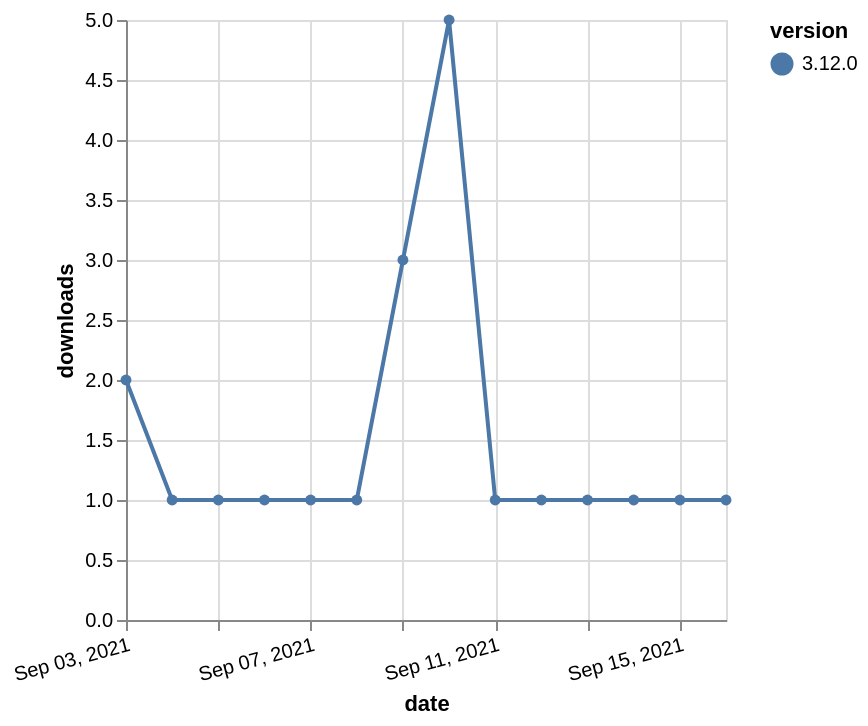

Describe this chart as a Vega-Lite specification.
### Vega-Lite specification from a JSON file in a GitHub repository (floating-point values rounded to 4 significant figures)
{"$schema": "https://vega.github.io/schema/vega-lite/v5.json", "description": "A simple bar chart with embedded data.", "data": {"values": [{"date": "2021-09-03", "total": 514, "delta": 2, "version": "3.12.0"}, {"date": "2021-09-04", "total": 515, "delta": 1, "version": "3.12.0"}, {"date": "2021-09-05", "total": 516, "delta": 1, "version": "3.12.0"}, {"date": "2021-09-06", "total": 517, "delta": 1, "version": "3.12.0"}, {"date": "2021-09-07", "total": 518, "delta": 1, "version": "3.12.0"}, {"date": "2021-09-08", "total": 519, "delta": 1, "version": "3.12.0"}, {"date": "2021-09-09", "total": 522, "delta": 3, "version": "3.12.0"}, {"date": "2021-09-10", "total": 527, "delta": 5, "version": "3.12.0"}, {"date": "2021-09-11", "total": 528, "delta": 1, "version": "3.12.0"}, {"date": "2021-09-12", "total": 529, "delta": 1, "version": "3.12.0"}, {"date": "2021-09-13", "total": 530, "delta": 1, "version": "3.12.0"}, {"date": "2021-09-14", "total": 531, "delta": 1, "version": "3.12.0"}, {"date": "2021-09-15", "total": 532, "delta": 1, "version": "3.12.0"}, {"date": "2021-09-16", "total": 533, "delta": 1, "version": "3.12.0"}]}, "width": "container", "mark": {"type": "line", "point": {"filled": true}}, "encoding": {"x": {"field": "date", "type": "temporal", "timeUnit": "yearmonthdate", "title": "date", "axis": {"labelAngle": -15}}, "y": {"field": "delta", "type": "quantitative", "title": "downloads"}, "color": {"field": "version", "type": "nominal"}, "tooltip": {"field": "delta"}}}
